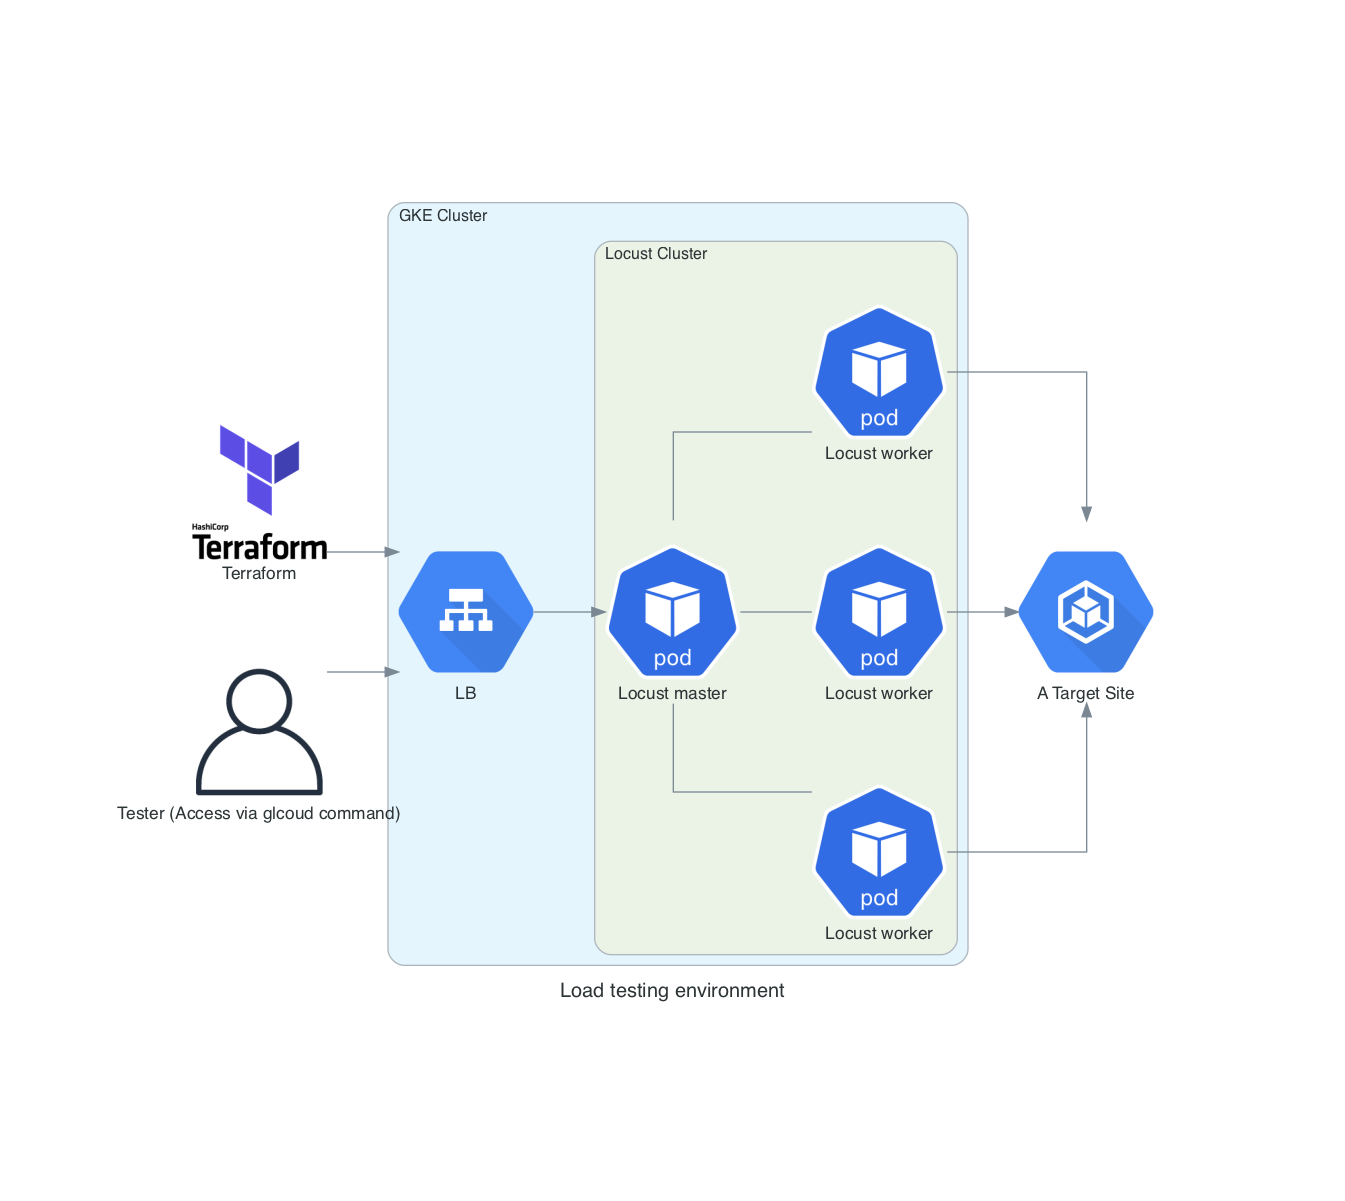

Source code (Python):
from diagrams import Cluster, Diagram
from diagrams.k8s.compute import Pod
from diagrams.custom import Custom
from urllib.request import urlretrieve
from diagrams.gcp.network import LoadBalancing
from diagrams.gcp.compute import KubernetesEngine
from diagrams.onprem.client import User

with Diagram("Load testing environment", filename="diagram", show=False, direction="LR"):
    # outformat="svg", 
    # download the icon image file
    terraform_url = "https://github.com/mingrammer/diagrams/raw/master/resources/onprem/iac/terraform.png"
    terraform_icon = "terraform.png"
    urlretrieve(terraform_url, terraform_icon)

    terraform = Custom("Terraform", terraform_icon)

    with Cluster("GKE Cluster"):
        with Cluster("Locust Cluster"):
            workers = [
                Pod("Locust worker"),
                Pod("Locust worker"),
                Pod("Locust worker")]
            master = Pod("Locust master")
            master - workers
        
        lb = LoadBalancing("LB")
        cluster = lb >> master

    terraform >> lb
    User("Tester (Access via glcoud command)") >> lb
    workers >> KubernetesEngine("A Target Site")
